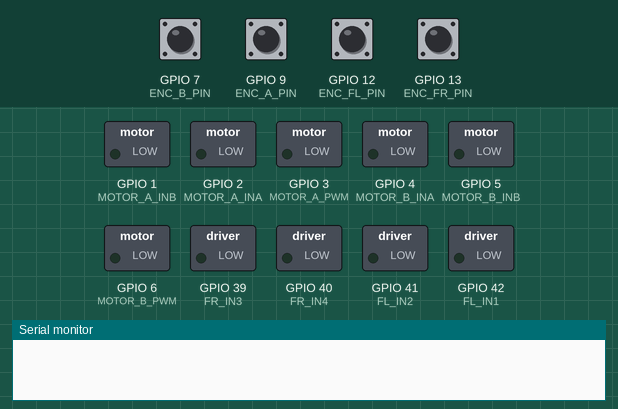
Recording of a sketch running on a simulated ESP32-S3. Shown: switched loads named in the sketch (green lamp = pin HIGH), the last lines printed to the serial monitor. The inputs (shaded band) are chosen by the test bench; at power-on: GPIO 7 (ENC_B_PIN), GPIO 9 (ENC_A_PIN), GPIO 12 (ENC_FL_PIN), GPIO 13 (ENC_FR_PIN) HIGH.

Above: at 0.0 s.
At 1.1 s:
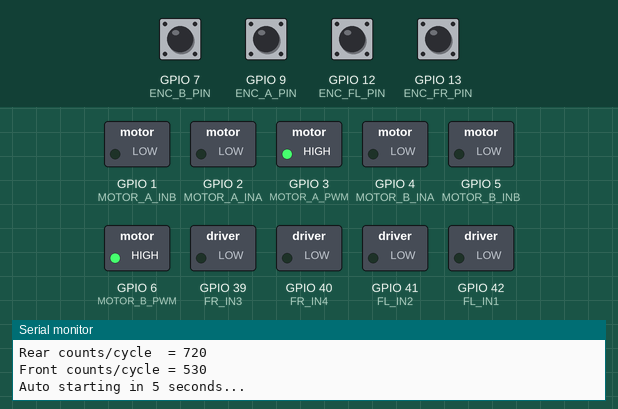
At 6.1 s:
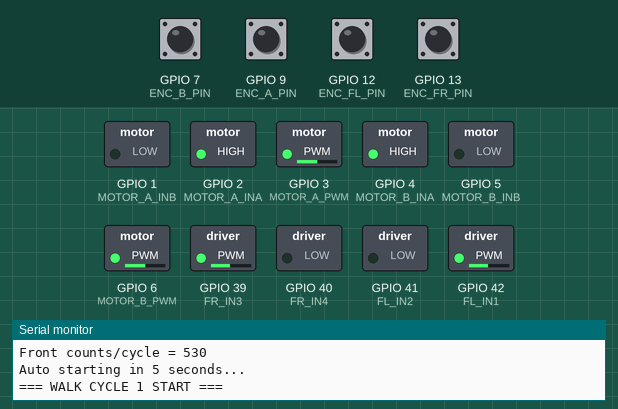
At 14.1 s:
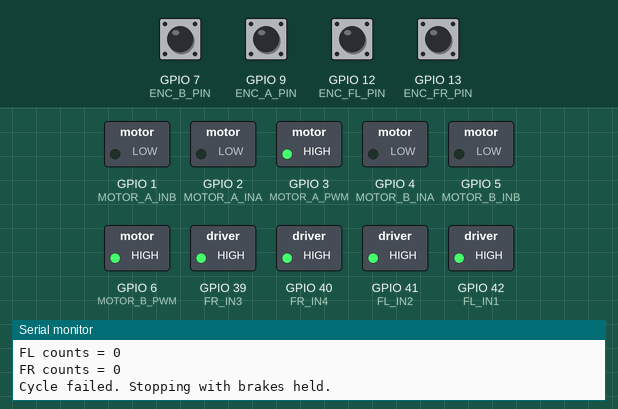
Timing chart, 0 to 15.6 s (numbered marks = the images above):
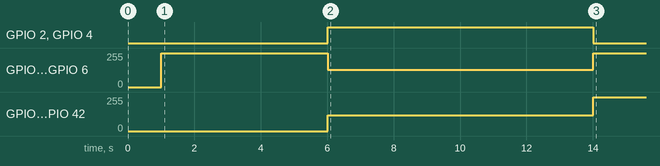

The sketch:

full_walk_one_cycle.ino
```cpp
// ============================================================
// STAIR Robot — Combined 4-Leg Walking Test
// All 4 legs move at the same time
// Auto start after 5 seconds, then run N walk cycles
//
// No extra delay between cycles.
// As soon as one cycle finishes, the next cycle starts immediately.
// ============================================================

// ---------------- Rear motor pins ----------------
#define MOTOR_A_INA   2
#define MOTOR_A_INB   1
#define MOTOR_A_PWM   3

#define MOTOR_B_INA   4
#define MOTOR_B_INB   5
#define MOTOR_B_PWM   6

// ---------------- Rear encoder pins ----------------
#define ENC_A_PIN     9   // rear left
#define ENC_B_PIN     7   // rear right

// ---------------- Front motor pins ----------------
#define FL_IN1        42
#define FL_IN2        41

#define FR_IN3        39
#define FR_IN4        40

// ---------------- Front encoder pins ----------------
#define ENC_FL_PIN    12
#define ENC_FR_PIN    13

// ---------------- Change this as needed ----------------
const int NUM_WALK_CYCLES = 2;

// ---------------- Counts ----------------
const long REAR_COUNTS_PER_CYCLE  = 720;
const long FRONT_COUNTS_PER_CYCLE = 530;

// ---------------- Speed tuning ----------------
#define REAR_SPEED_MAX             255
#define REAR_SPEED_MIN             60
#define REAR_RAMP_DOWN_THRESHOLD   2000

#define FRONT_SPEED_MAX            255
#define FRONT_SPEED_MIN            60
#define FRONT_RAMP_DOWN_THRESHOLD  1700

#define TIMEOUT_MS                 8000

volatile long encCountA  = 0;   // rear left
volatile long encCountB  = 0;   // rear right
volatile long encCountFL = 0;   // front left
volatile long encCountFR = 0;   // front right

// ============================================================
// ISRs
// ============================================================
void IRAM_ATTR encoderA_ISR() {
  encCountA++;
}

void IRAM_ATTR encoderB_ISR() {
  encCountB++;
}

void IRAM_ATTR encoderFL_ISR() {
  encCountFL++;
}

void IRAM_ATTR encoderFR_ISR() {
  encCountFR++;
}

// ============================================================
// Helpers
// ============================================================
uint8_t rampSpeedFromRemaining(long remaining, long threshold, uint8_t minSpeed, uint8_t maxSpeed) {
  if (remaining >= threshold) return maxSpeed;
  if (remaining <= 0) return 0;
  return (uint8_t)map(remaining, 0, threshold, minSpeed, maxSpeed);
}

// ============================================================
// Rear motor control
// ============================================================
void rearLeftForward(uint8_t speed) {
  digitalWrite(MOTOR_A_INA, HIGH);
  digitalWrite(MOTOR_A_INB, LOW);
  ledcWrite(MOTOR_A_PWM, speed);
}

void rearRightForward(uint8_t speed) {
  digitalWrite(MOTOR_B_INA, HIGH);
  digitalWrite(MOTOR_B_INB, LOW);
  ledcWrite(MOTOR_B_PWM, speed);
}

// Keep your old rear stop behavior
void rearLeftStop() {
  digitalWrite(MOTOR_A_INA, LOW);
  digitalWrite(MOTOR_A_INB, LOW);
  ledcWrite(MOTOR_A_PWM, 255);
}

void rearRightStop() {
  digitalWrite(MOTOR_B_INA, LOW);
  digitalWrite(MOTOR_B_INB, LOW);
  ledcWrite(MOTOR_B_PWM, 255);
}

// ============================================================
// Front motor control
// ============================================================

// Left front forward: PWM on 42, 41 LOW
void frontLeftForward(uint8_t speed) {
  ledcWrite(FL_IN1, speed);
  digitalWrite(FL_IN2, LOW);
}

// Right front forward: PWM on 39, 40 LOW
void frontRightForward(uint8_t speed) {
  ledcWrite(FR_IN3, speed);
  digitalWrite(FR_IN4, LOW);
}

// Front active brake: both HIGH
void frontLeftBrake() {
  ledcWrite(FL_IN1, 255);
  digitalWrite(FL_IN2, HIGH);
}

void frontRightBrake() {
  ledcWrite(FR_IN3, 255);
  digitalWrite(FR_IN4, HIGH);
}

void frontLeftRelease() {
  ledcWrite(FL_IN1, 0);
  digitalWrite(FL_IN2, LOW);
}

void frontRightRelease() {
  ledcWrite(FR_IN3, 0);
  digitalWrite(FR_IN4, LOW);
}

// ============================================================
// Global helpers
// ============================================================
void stopRearMotors() {
  rearLeftStop();
  rearRightStop();
}

void brakeFrontMotors() {
  frontLeftBrake();
  frontRightBrake();
}

void releaseFrontMotors() {
  frontLeftRelease();
  frontRightRelease();
}

void holdAllStopped() {
  stopRearMotors();
  brakeFrontMotors();
}

// ============================================================
// One combined walking cycle: all 4 move together
// ============================================================
bool walkOneCycleAllAtOnce(unsigned long &elapsedMs) {
  encCountA  = 0;
  encCountB  = 0;
  encCountFL = 0;
  encCountFR = 0;

  bool rlDone = false;
  bool rrDone = false;
  bool flDone = false;
  bool frDone = false;

  unsigned long startTime = millis();

  // Start all four together
  rearLeftForward(REAR_SPEED_MAX);
  rearRightForward(REAR_SPEED_MAX);
  frontLeftForward(FRONT_SPEED_MAX);
  frontRightForward(FRONT_SPEED_MAX);

  while (!(rlDone && rrDone && flDone && frDone)) {
    if (millis() - startTime > TIMEOUT_MS) {
      holdAllStopped();

      Serial.println("TIMEOUT - one or more motors did not finish cycle");
      Serial.print("RL counts = "); Serial.println(encCountA);
      Serial.print("RR counts = "); Serial.println(encCountB);
      Serial.print("FL counts = "); Serial.println(encCountFL);
      Serial.print("FR counts = "); Serial.println(encCountFR);
      return false;
    }

    // Rear Left
    if (!rlDone) {
      long remaining = REAR_COUNTS_PER_CYCLE - encCountA;
      if (remaining <= 0) {
        rearLeftStop();
        rlDone = true;
      } else {
        uint8_t s = rampSpeedFromRemaining(
          remaining,
          REAR_RAMP_DOWN_THRESHOLD,
          REAR_SPEED_MIN,
          REAR_SPEED_MAX
        );
        ledcWrite(MOTOR_A_PWM, s);
      }
    }

    // Rear Right
    if (!rrDone) {
      long remaining = REAR_COUNTS_PER_CYCLE - encCountB;
      if (remaining <= 0) {
        rearRightStop();
        rrDone = true;
      } else {
        uint8_t s = rampSpeedFromRemaining(
          remaining,
          REAR_RAMP_DOWN_THRESHOLD,
          REAR_SPEED_MIN,
          REAR_SPEED_MAX
        );
        ledcWrite(MOTOR_B_PWM, s);
      }
    }

    // Front Left
    if (!flDone) {
      long remaining = FRONT_COUNTS_PER_CYCLE - encCountFL;
      if (remaining <= 0) {
        frontLeftBrake();
        flDone = true;
      } else {
        uint8_t s = rampSpeedFromRemaining(
          remaining,
          FRONT_RAMP_DOWN_THRESHOLD,
          FRONT_SPEED_MIN,
          FRONT_SPEED_MAX
        );
        ledcWrite(FL_IN1, s);
      }
    }

    // Front Right
    if (!frDone) {
      long remaining = FRONT_COUNTS_PER_CYCLE - encCountFR;
      if (remaining <= 0) {
        frontRightBrake();
        frDone = true;
      } else {
        uint8_t s = rampSpeedFromRemaining(
          remaining,
          FRONT_RAMP_DOWN_THRESHOLD,
          FRONT_SPEED_MIN,
          FRONT_SPEED_MAX
        );
        ledcWrite(FR_IN3, s);
      }
    }
  }

  // No delay here.
  // Motors remain in their stopped/braked state until the next cycle starts.
  elapsedMs = millis() - startTime;
  return true;
}

// ============================================================
// Setup
// ============================================================
void setup() {
  Serial.begin(115200);
  delay(1000);

  Serial.println("STAIR - combined 4-leg walking");
  Serial.println("All 4 legs move at the same time");
  Serial.println("No delay between cycles");
  Serial.print("NUM_WALK_CYCLES = ");
  Serial.println(NUM_WALK_CYCLES);

  Serial.print("Rear counts/cycle  = ");
  Serial.println(REAR_COUNTS_PER_CYCLE);

  Serial.print("Front counts/cycle = ");
  Serial.println(FRONT_COUNTS_PER_CYCLE);

  // Rear motor pins
  pinMode(MOTOR_A_INA, OUTPUT);
  pinMode(MOTOR_A_INB, OUTPUT);
  pinMode(MOTOR_B_INA, OUTPUT);
  pinMode(MOTOR_B_INB, OUTPUT);

  // Front motor pins
  pinMode(FL_IN1, OUTPUT);
  pinMode(FL_IN2, OUTPUT);
  pinMode(FR_IN3, OUTPUT);
  pinMode(FR_IN4, OUTPUT);

  // PWM attach
  ledcAttach(MOTOR_A_PWM, 20000, 8);
  ledcAttach(MOTOR_B_PWM, 20000, 8);
  ledcAttach(FL_IN1, 20000, 8);
  ledcAttach(FR_IN3, 20000, 8);

  // Encoder pins
  pinMode(ENC_A_PIN, INPUT);
  pinMode(ENC_B_PIN, INPUT);
  pinMode(ENC_FL_PIN, INPUT);
  pinMode(ENC_FR_PIN, INPUT);

  attachInterrupt(digitalPinToInterrupt(ENC_A_PIN),  encoderA_ISR,  CHANGE);
  attachInterrupt(digitalPinToInterrupt(ENC_B_PIN),  encoderB_ISR,  CHANGE);
  attachInterrupt(digitalPinToInterrupt(ENC_FL_PIN), encoderFL_ISR, CHANGE);
  attachInterrupt(digitalPinToInterrupt(ENC_FR_PIN), encoderFR_ISR, CHANGE);

  // Safe initial state
  stopRearMotors();
  releaseFrontMotors();

  Serial.println("Auto starting in 5 seconds...");
  delay(5000);

  for (int cycle = 1; cycle <= NUM_WALK_CYCLES; cycle++) {
    unsigned long tCycle = 0;

    Serial.println();
    Serial.print("=== WALK CYCLE ");
    Serial.print(cycle);
    Serial.println(" START ===");

    bool ok = walkOneCycleAllAtOnce(tCycle);

    if (!ok) {
      Serial.println("Cycle failed. Stopping with brakes held.");
      holdAllStopped();
      return;
    }

    Serial.print("Cycle ");
    Serial.print(cycle);
    Serial.println(" complete.");
    Serial.print("Time = ");
    Serial.print(tCycle);
    Serial.println(" ms");

    Serial.print("RL counts = "); Serial.println(encCountA);
    Serial.print("RR counts = "); Serial.println(encCountB);
    Serial.print("FL counts = "); Serial.println(encCountFL);
    Serial.print("FR counts = "); Serial.println(encCountFR);

    // No delay here — next cycle begins immediately
  }

  holdAllStopped();

  Serial.println();
  Serial.println("All requested walk cycles complete. Holding brake.");
}

void loop() {
  // nothing
}
```
